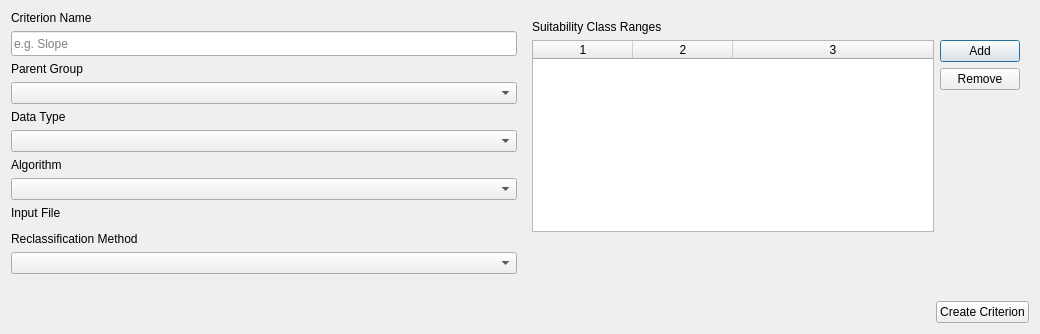
<?xml version="1.0" encoding="UTF-8"?>
<ui version="4.0">
 <class>Dialog</class>
 <widget class="QDialog" name="Dialog">
  <property name="geometry">
   <rect>
    <x>0</x>
    <y>0</y>
    <width>1040</width>
    <height>334</height>
   </rect>
  </property>
  <property name="windowTitle">
   <string>Create Criterion</string>
  </property>
  <layout class="QGridLayout" name="gridLayout">
   <item row="1" column="0">
    <layout class="QHBoxLayout" name="horizontalLayout">
     <item>
      <layout class="QVBoxLayout" name="verticalLayout">
       <item>
        <widget class="QLabel" name="label_2">
         <property name="text">
          <string>Criterion Name</string>
         </property>
        </widget>
       </item>
       <item>
        <widget class="QLineEdit" name="criterion_name_tb">
         <property name="minimumSize">
          <size>
           <width>0</width>
           <height>25</height>
          </size>
         </property>
         <property name="placeholderText">
          <string>e.g. Slope</string>
         </property>
        </widget>
       </item>
       <item>
        <widget class="QLabel" name="label_7">
         <property name="text">
          <string>Parent Group</string>
         </property>
        </widget>
       </item>
       <item>
        <widget class="QComboBox" name="parent_group_cb"/>
       </item>
       <item>
        <widget class="QLabel" name="label">
         <property name="text">
          <string>Data Type</string>
         </property>
        </widget>
       </item>
       <item>
        <widget class="QComboBox" name="data_type_cb"/>
       </item>
       <item>
        <widget class="QLabel" name="label_3">
         <property name="text">
          <string>Algorithm</string>
         </property>
        </widget>
       </item>
       <item>
        <widget class="QComboBox" name="algorithm_cb"/>
       </item>
       <item>
        <widget class="QLabel" name="label_4">
         <property name="text">
          <string>Input File</string>
         </property>
        </widget>
       </item>
       <item>
        <widget class="QgsFileWidget" name="input_file_tb">
         <property name="filter">
          <string>*.shp</string>
         </property>
        </widget>
       </item>
       <item>
        <widget class="QLabel" name="label_5">
         <property name="text">
          <string>Reclassification Method</string>
         </property>
        </widget>
       </item>
       <item>
        <widget class="QComboBox" name="reclass_method_cb"/>
       </item>
       <item>
        <spacer name="verticalSpacer_2">
         <property name="orientation">
          <enum>Qt::Vertical</enum>
         </property>
         <property name="sizeHint" stdset="0">
          <size>
           <width>20</width>
           <height>40</height>
          </size>
         </property>
        </spacer>
       </item>
      </layout>
     </item>
     <item>
      <widget class="QWidget" name="suitability_input_section" native="true">
       <layout class="QVBoxLayout" name="suitability_tbl_layout">
        <item>
         <widget class="QLabel" name="label_6">
          <property name="text">
           <string>Suitability Class Ranges</string>
          </property>
         </widget>
        </item>
        <item>
         <layout class="QHBoxLayout" name="horizontalLayout_3">
          <item>
           <widget class="QTableWidget" name="suitability_class_ranges_tbl">
            <property name="sizePolicy">
             <sizepolicy hsizetype="Expanding" vsizetype="Expanding">
              <horstretch>0</horstretch>
              <verstretch>0</verstretch>
             </sizepolicy>
            </property>
            <property name="editTriggers">
             <set>QAbstractItemView::NoEditTriggers</set>
            </property>
            <property name="selectionMode">
             <enum>QAbstractItemView::SingleSelection</enum>
            </property>
            <property name="selectionBehavior">
             <enum>QAbstractItemView::SelectRows</enum>
            </property>
            <property name="rowCount">
             <number>0</number>
            </property>
            <property name="columnCount">
             <number>3</number>
            </property>
            <attribute name="horizontalHeaderStretchLastSection">
             <bool>true</bool>
            </attribute>
            <attribute name="verticalHeaderVisible">
             <bool>false</bool>
            </attribute>
            <column/>
            <column/>
            <column/>
           </widget>
          </item>
          <item>
           <layout class="QVBoxLayout" name="verticalLayout_3">
            <item>
             <widget class="QPushButton" name="add_suitability_range_btn">
              <property name="text">
               <string>Add</string>
              </property>
             </widget>
            </item>
            <item>
             <widget class="QPushButton" name="remove_suitability_range_btn">
              <property name="text">
               <string>Remove</string>
              </property>
             </widget>
            </item>
            <item>
             <spacer name="verticalSpacer_3">
              <property name="orientation">
               <enum>Qt::Vertical</enum>
              </property>
              <property name="sizeHint" stdset="0">
               <size>
                <width>20</width>
                <height>40</height>
               </size>
              </property>
             </spacer>
            </item>
           </layout>
          </item>
         </layout>
        </item>
        <item>
         <spacer name="verticalSpacer">
          <property name="orientation">
           <enum>Qt::Vertical</enum>
          </property>
          <property name="sizeHint" stdset="0">
           <size>
            <width>20</width>
            <height>40</height>
           </size>
          </property>
         </spacer>
        </item>
       </layout>
      </widget>
     </item>
    </layout>
   </item>
   <item row="2" column="0">
    <layout class="QHBoxLayout" name="horizontalLayout_2">
     <item>
      <spacer name="horizontalSpacer">
       <property name="orientation">
        <enum>Qt::Horizontal</enum>
       </property>
       <property name="sizeHint" stdset="0">
        <size>
         <width>40</width>
         <height>20</height>
        </size>
       </property>
      </spacer>
     </item>
     <item>
      <widget class="QPushButton" name="create_criterion_btn">
       <property name="text">
        <string>Create Criterion</string>
       </property>
      </widget>
     </item>
    </layout>
   </item>
  </layout>
 </widget>
 <customwidgets>
  <customwidget>
   <class>QgsFileWidget</class>
   <extends>QWidget</extends>
   <header>qgsfilewidget.h</header>
  </customwidget>
 </customwidgets>
 <resources/>
 <connections/>
</ui>
